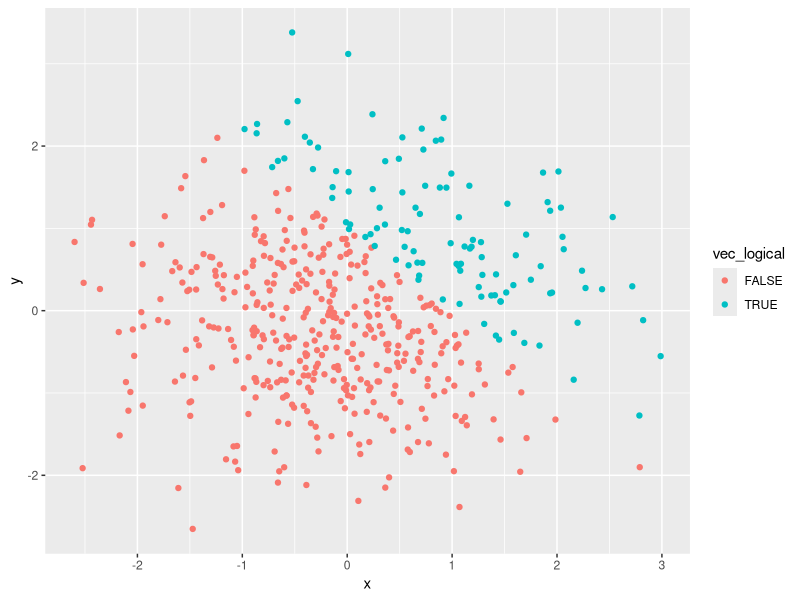
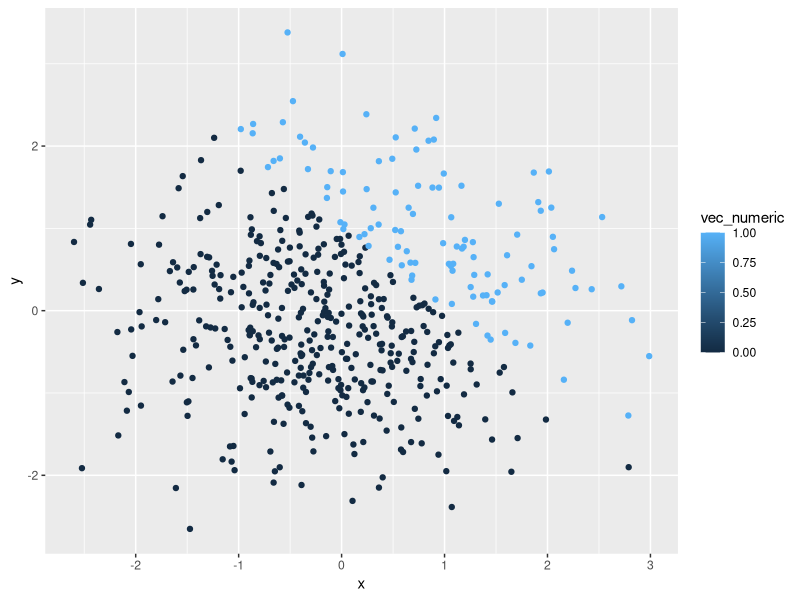
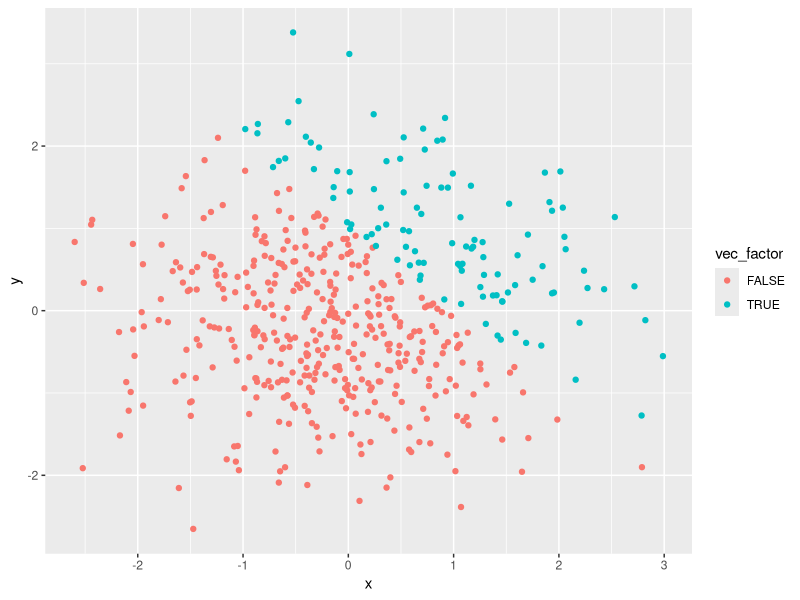
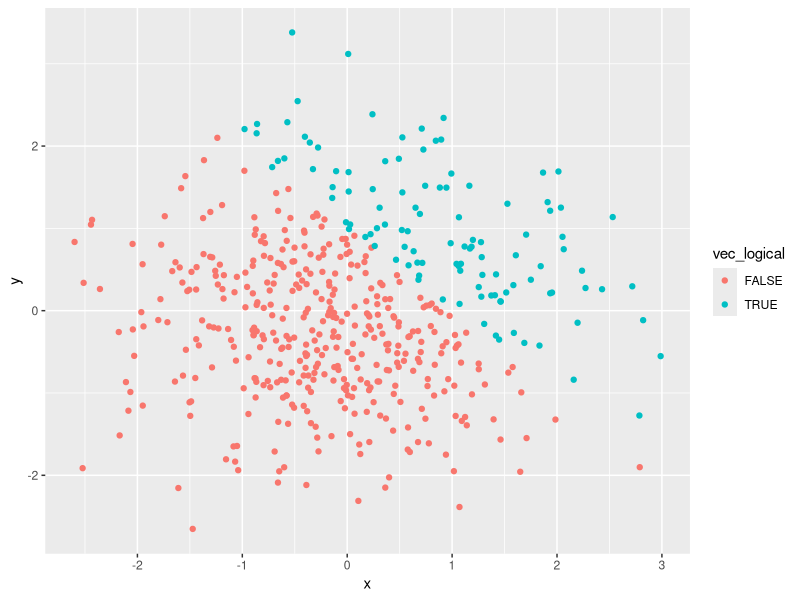
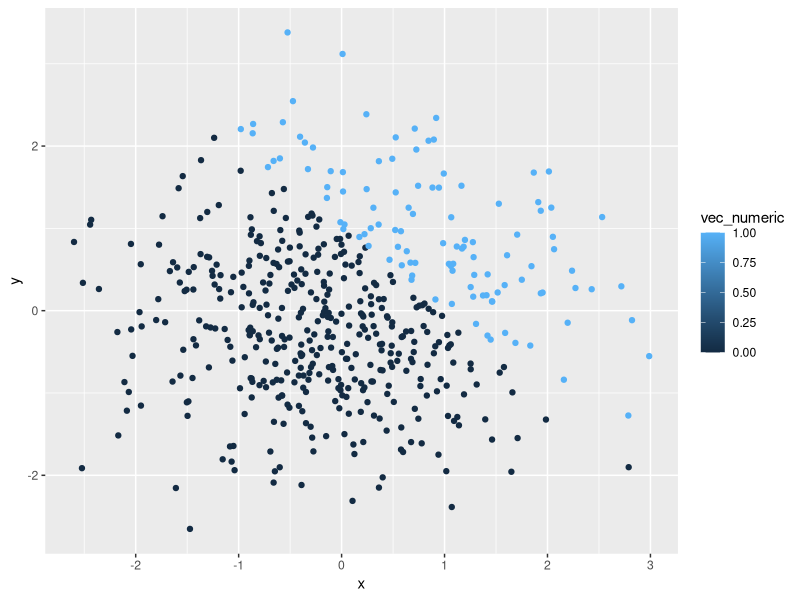
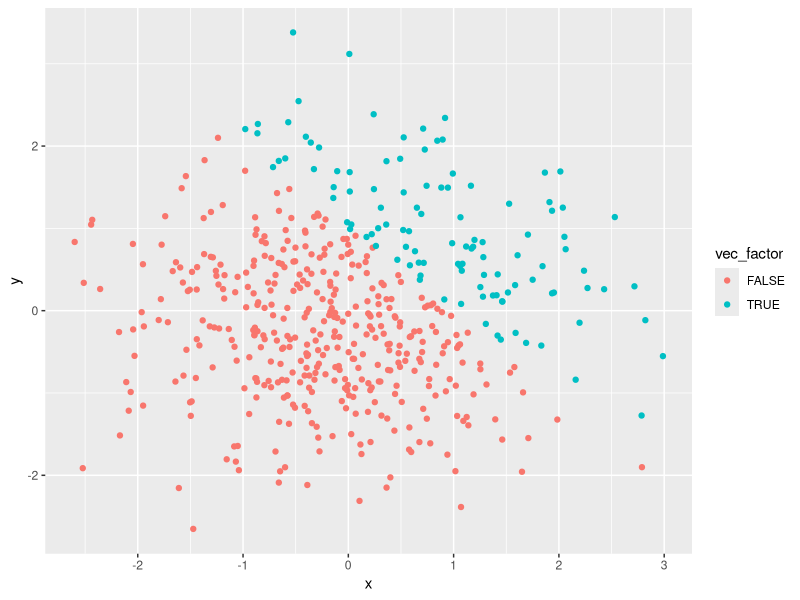

Reproduce these figures in R, in order.
## ---- chunk 1
library(tidyverse)
## ---- chunk 2
df_1= tibble(
  vec_numeric = rnorm(8),
  vec_logical = vec_numeric > 10,
  vec_char = c("This", "is", "Qimin", "Zhang","welcome","to","my","rmarkdown"),
  vec_factor = factor(c("small", "small", "small","medium", "medium","medium","large","large"))
)
## ---- chunk 3
mean(pull(df_1, vec_numeric))
mean(pull(df_1, vec_logical))
mean(pull(df_1, vec_char))
mean(pull(df_1, vec_factor))
## ---- chunk 4
as.numeric(pull(df_1, vec_logical))
as.numeric(pull(df_1, vec_char))
as.numeric(pull(df_1, vec_factor))
## ---- chunk 5
as.numeric(pull(df_1, vec_logical))*pull(df_1, vec_numeric)
as.factor(pull(df_1, vec_logical))*pull(df_1, vec_numeric)
as.numeric(as.factor(pull(df_1, vec_logical)))*pull(df_1, vec_numeric)
## ---- chunk 6
df_2= tibble(
  x = rnorm(500),
  y = rnorm(500),
  vec_logical = x+y>1,
  vec_numeric = as.numeric(vec_logical),
  vec_factor = as.factor(vec_logical)
)
## ---- chunk 7
ggplot(df_2, aes(x = x, y = y, color = vec_logical)) + geom_point()
ggsave("scatterplot with logical scale.png")
ggplot(df_2, aes(x = x, y = y, color = vec_numeric)) + geom_point()
ggsave("scatterplot with numeric scale.png")
ggplot(df_2, aes(x = x, y = y, color = vec_factor)) + geom_point()
ggsave("scatterplot with factor scale.png")
